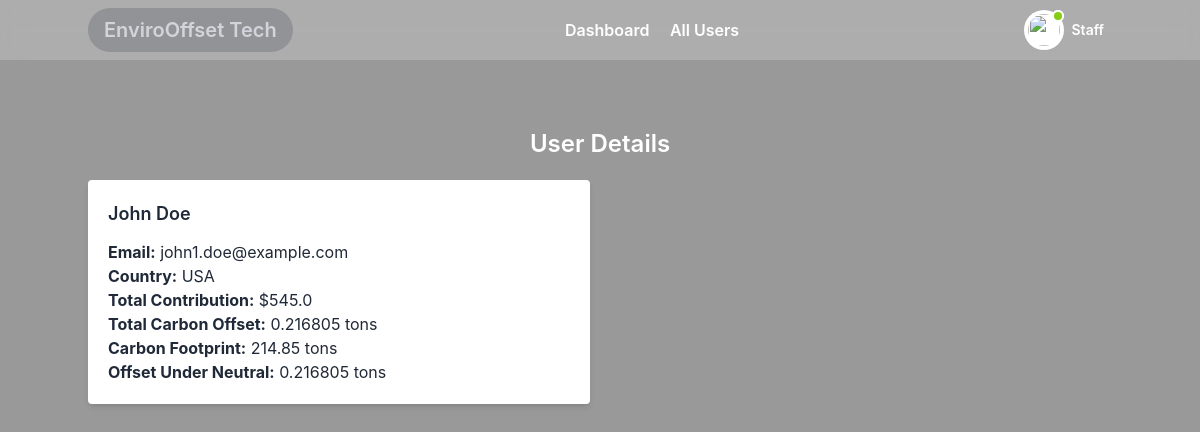
/staff/userDetails/1, run on the app's committed database.
### main.py (models this page shows, shortened)
class User(db.Model):
    id=db.Column(db.Integer, primary_key=True)
    fname=db.Column(db.String(255), nullable=False)
    lname=db.Column(db.String(255), nullable=False)
    email=db.Column(db.String(255), nullable=False)
    password=db.Column(db.String(255), nullable=False)
    country=db.Column(db.String(255), nullable=False)
    total_contribution = db.Column(db.Float, default=None)
    total_carbon_offset = db.Column(db.Float, default=None)
    carbon_footprint = db.Column(db.Float, default=None)
    offset_under_neutral = db.Column(db.Float, default=None)

### main.py (the view)
@app.route('/staff/userDetails/<int:user_id>')
def user_details(user_id):
    user = User().query.filter_by(id=user_id).first()
    return render_template('staff/userDetails.html', user=user)

### templates/staff/userDetails.html (shortened to what this page needs)
<!DOCTYPE html>
<html lang="en">
<head>
    <link href="https://cdn.jsdelivr.net/npm/tailwindcss@2.2.19/dist/tailwind.min.css" rel="stylesheet">
    <link href="https://fonts.bunny.net/css?family=figtree:400,500,600&display=swap" rel="stylesheet" />
    <link href='https://unpkg.com/boxicons@2.1.4/css/boxicons.min.css' rel='stylesheet'>
    <link href="https://cdn.jsdelivr.net/npm/remixicon@3.5.0/fonts/remixicon.css" rel="stylesheet">
    <link rel="stylesheet" href="{{ url_for('static', filename='styles/layout.css') }}">
    <script src="https://cdn.tailwindcss.com"></script>
</head>
<body class="text-gray-800 font-inter bg-cover bg-fixed bg-center"
    style="background-image: linear-gradient(rgba(0, 0, 0, 0.4), rgba(0, 0, 0, 0.4)), url('{{ url_for('static', filename='images/SolarPanels.jpg') }}')">
    {% include 'staff/navbar.html' %}
    <main class="md:mt-16 min-h-screen transition-all main">
        <div class=" p-6">
            <div class="container mx-auto py-10">
                <h1 class="text-2xl font-semibold mb-5 text-center text-white">User Details</h1>
                <div id="userDetails" class="grid grid-cols-1 md:grid-cols-2 gap-5 items-center">
                    <div class="bg-white p-5 shadow-md rounded">
                        <h2 class="text-lg font-semibold mb-3">{{ user.fname }} {{ user.lname }}</h2>
                        <p><strong>Email:</strong> {{ user.email }}</p>
                        <p><strong>Country:</strong> {{ user.country }}</p>
                        <p><strong>Total Contribution:</strong> ${{ user.total_contribution }}</p>
                        <p><strong>Total Carbon Offset:</strong> {{ user.total_carbon_offset }} tons</p>
                        <p><strong>Carbon Footprint:</strong> {{ user.carbon_footprint }} tons</p>
                        {% if user.offset_under_neutral %}
                        <p><strong>Offset Under Neutral:</strong> {{ user.offset_under_neutral }} tons</p>
                        {% endif %}
                    </div>
                </div>
            </div>
        </div>
    </main>
</body>
</html>

### static/styles/layout.css (style rules this page uses)
html { line-height: 1.5; -webkit-text-size-adjust: 100%; -moz-tab-size: 4; -o-tab-size: 4; tab-size: 4; font-family: ui-sans-serif, system-ui, -apple-system, BlinkMacSystemFont, "Segoe UI", Roboto, "Helvetica Neue", Arial, "Noto Sans", sans-serif, "Apple Color Emoji", "Segoe UI Emoji", "Segoe UI Symbol", "Noto Color Emoji"; font-feature-settings: normal; font-variation-settings: normal; }
body { margin: 0; line-height: inherit; }
h1, h2, h3, h4, h5, h6 { font-size: inherit; font-weight: inherit; }
b, strong { font-weight: bolder; }
blockquote, dl, dd, h1, h2, h3, h4, h5, h6, hr, figure, p, pre { margin: 0; }
.grid { display: grid; }
.min-h-screen { min-height: 100vh; }
.grid-cols-1 { grid-template-columns: repeat(1, minmax(0, 1fr)); }
.items-center { align-items: center; }
.rounded { border-radius: 0.25rem; }
.bg-white { --tw-bg-opacity: 1; background-color: rgb(255 255 255 / var(--tw-bg-opacity)); }
.p-6 { padding: 1.5rem; }
.font-inter { font-family: 'Inter', sans-serif; }
.text-2xl { font-size: 1.5rem; line-height: 2rem; }
.text-lg { font-size: 1.125rem; line-height: 1.75rem; }
.font-semibold { font-weight: 600; }
.text-gray-800 { --tw-text-opacity: 1; color: rgb(31 41 55 / var(--tw-text-opacity)); }
.text-white { --tw-text-opacity: 1; color: rgb(255 255 255 / var(--tw-text-opacity)); }
.shadow-md { --tw-shadow: 0 4px 6px -1px rgb(0 0 0 / 0.1), 0 2px 4px -2px rgb(0 0 0 / 0.1); --tw-shadow-colored: 0 4px 6px -1px var(--tw-shadow-color), 0 2px 4px -2px var(--tw-shadow-color); box-shadow: var(--tw-ring-offset-shadow, 0 0 #0000), var(--tw-ring-shadow, 0 0 #0000), var(--tw-shadow); }
.transition-all { transition-property: all; transition-timing-function: cubic-bezier(0.4, 0, 0.2, 1); transition-duration: 150ms; }
@media (min-width: 768px) { .md\:grid-cols-2 { grid-template-columns: repeat(2, minmax(0, 1fr)); } }

### data on the page
User: fname "John", lname "Doe", email "john1.doe@example.com", country "USA", total_contribution "545.0", total_carbon_offset "0.216805", carbon_footprint "214.85", offset_under_neutral "0.216805"
